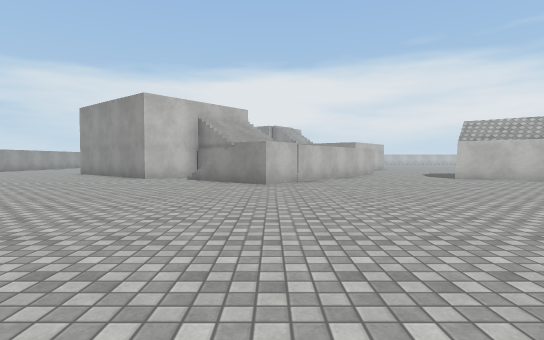
View 1 (above)

23 first-person views from a walk through a scene from a Unity 3-D project. The camera is 1.2 m above the floor, tilts 2° down and sees 80° across. The floor is counted in squares, 2 m on a side. Each view is taken from the middle of a square. On the plan, view 1 faces up. The plan holds only what a view shows up to about 10 squares ahead; the rest is blank. The place goes on beyond the plan. Surface patterns are stand-ins for the level's own textures.

View 2
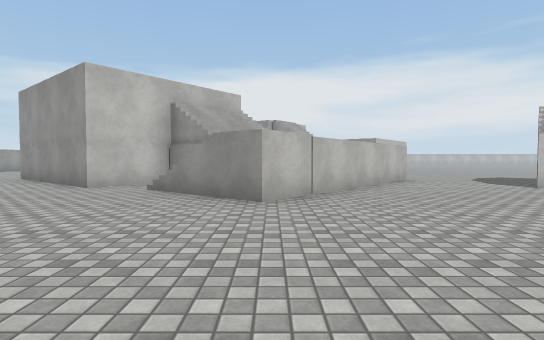

View 3
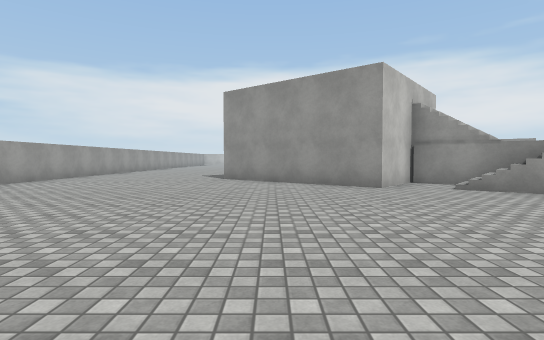

View 4
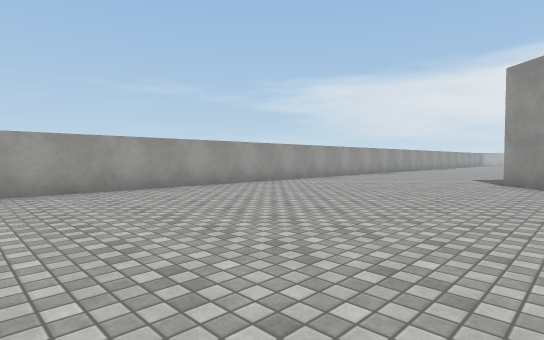

View 5
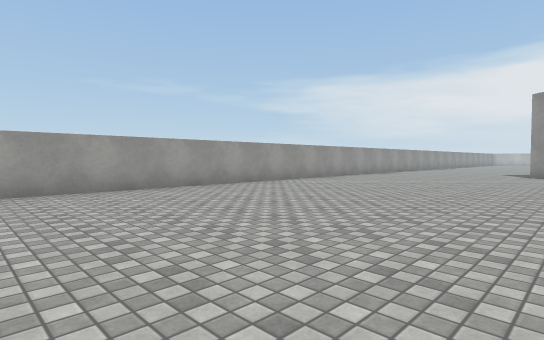

View 6
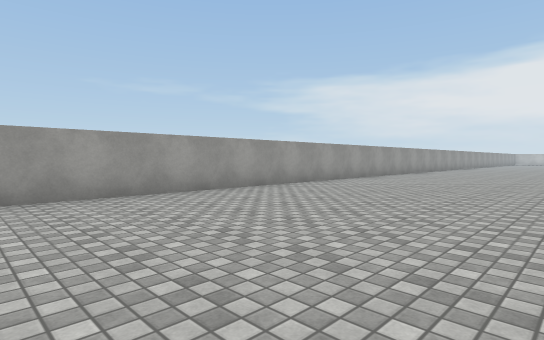

View 7
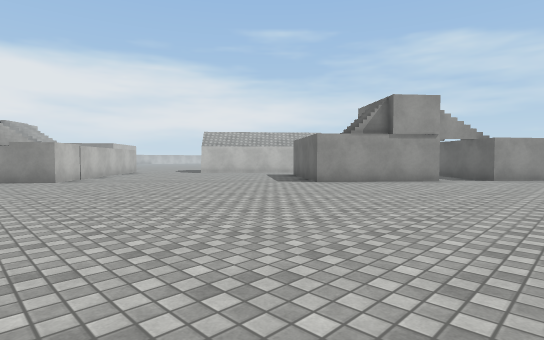

View 8
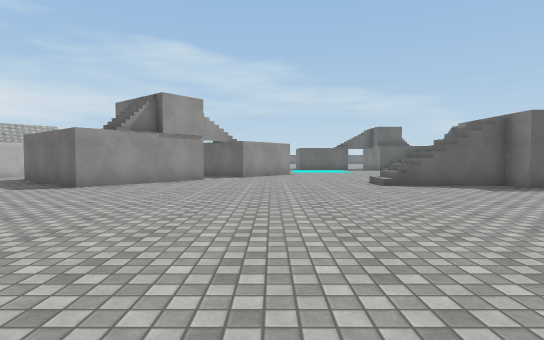

View 9
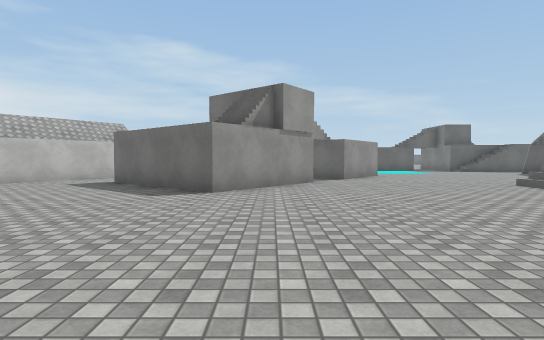

View 10
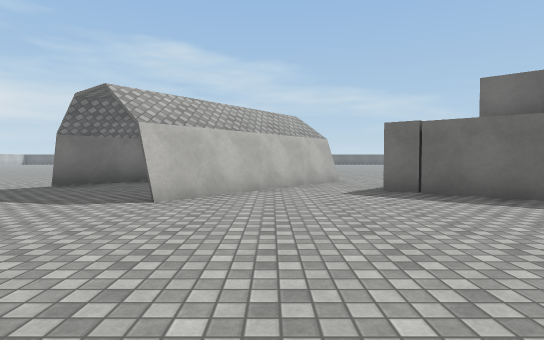

View 11
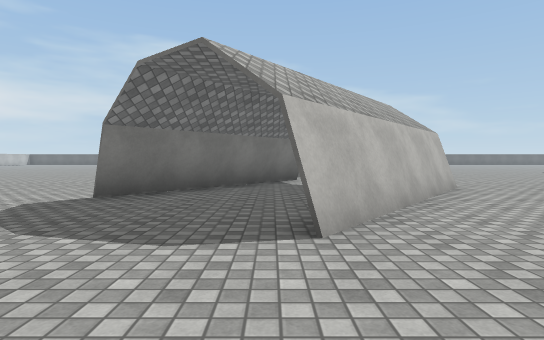

View 12
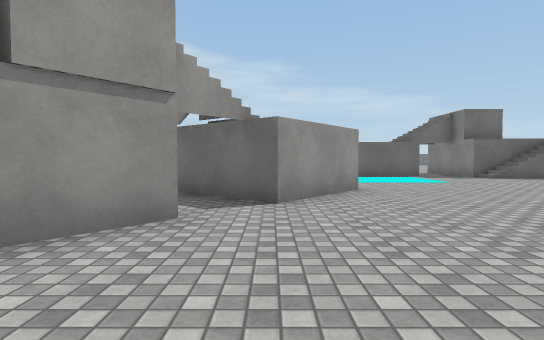

View 13
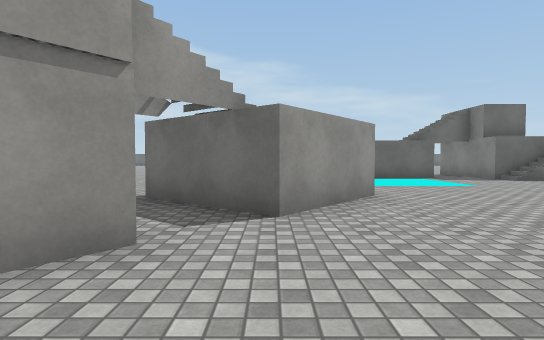

View 14
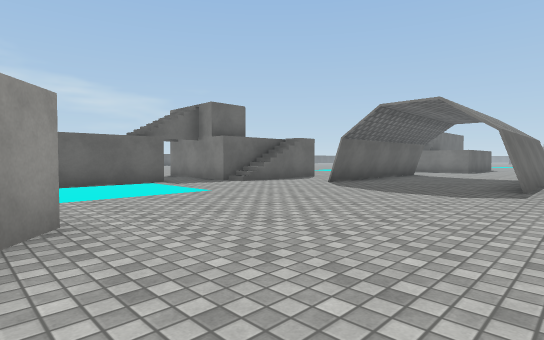

View 15
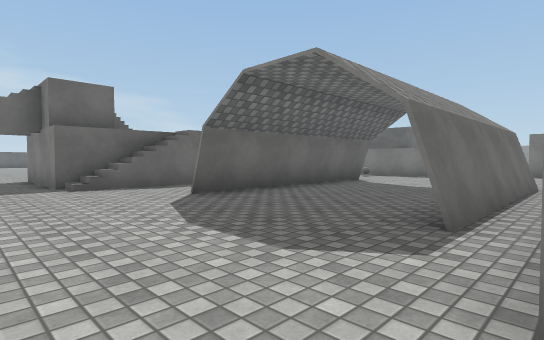

View 16
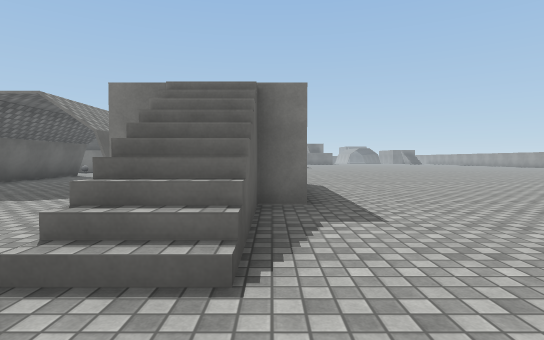

View 17
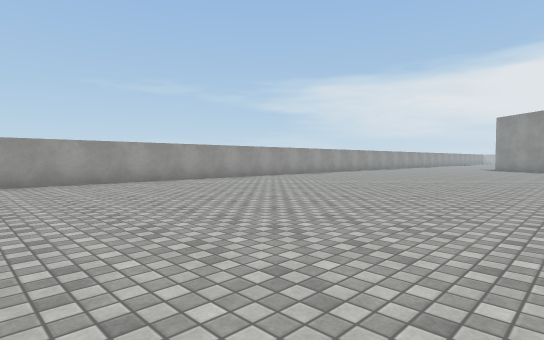

View 18
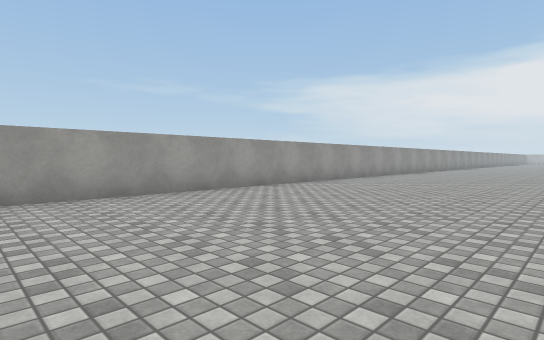

View 19
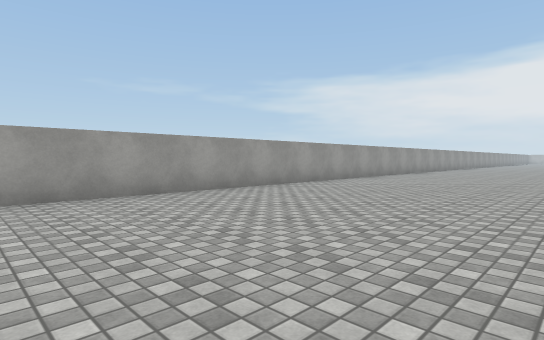

View 20
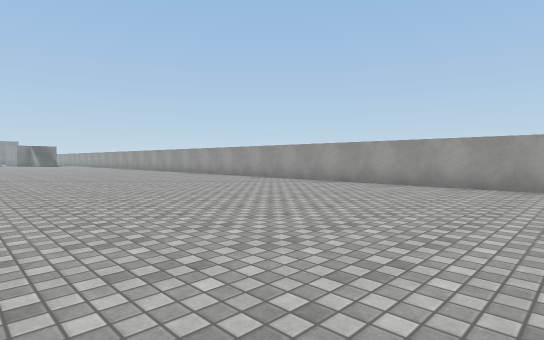

View 21
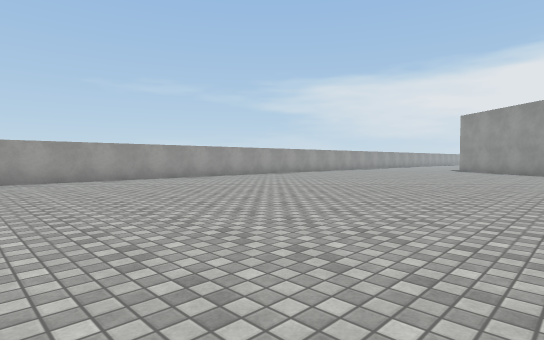

View 22
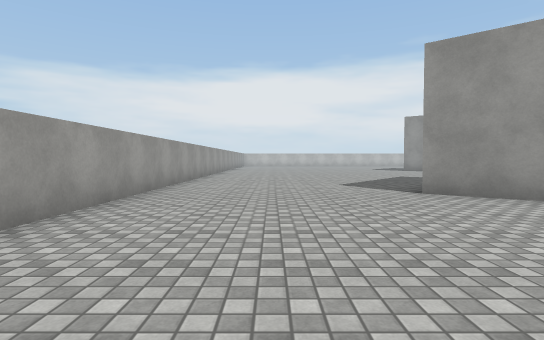

View 23
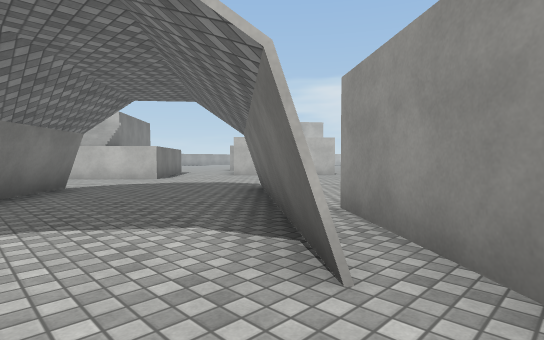

### Floor plan
Key: @ floor where view 1 was taken; # wall or solid block; x gap in a wall; . floor; / step, stairs or slope; = window, fence, low wall or low ledge; v drop or lower ground.
Columns run from 13 left of view 1 to 17 right of it. Each row starts with its distance up from view 1.
 13 #.....##          ...x..
 12 #......##       ##...##..
 11 #.......#####  ##.....####
 10 #........#..#  #........###
  9 #..........####....##....#
  8 #...........##......##.....
  7 #....................##
  6 #........................
  5 #...................# ....
  4 #.................. #  ....
  3 #.................#==   ...
  2 #..................## .....
  1 #...................#..#
  0 #............@........##
 -1 #......................#
 -2 #...........................
 -3 #..........  ...............#
 -4 #..........   ....//........#
 -5 #.........     ...//........#
 -6 #.........    ....///..........
 -7 #......       ....  /....../
 -8 #........    .....  /#...#./
 -9 #........   ......  /v...#./
-10 #........  .......  /v...#
-11 #........ ........   #...#
-12 #........ ........   #...#

Where each view was taken, in squares from view 1:
view 1: 0 up, 0 right, facing up
view 2: 3 up, 0 right, facing up
view 3: 3 up, 6 left, facing up
view 4: 4 up, 6 left, facing up-left
view 5: 0 up, 6 left, facing up-left
view 6: 4 down, 7 left, facing up-left
view 7: 2 down, 2 left, facing up-right
view 8: 1 down, 2 left, facing right
view 9: 2 up, 1 left, facing right
view 10: 8 up, 1 right, facing right
view 11: 10 up, 3 right, facing right
view 12: 0 up, 4 right, facing right
view 13: 0 up, 5 right, facing right
view 14: 1 down, 7 right, facing down-right
view 15: 5 down, 7 right, facing down-right
view 16: 2 down, 5 right, facing down
view 17: 6 down, 4 left, facing up-left
view 18: 10 down, 7 left, facing up-left
view 19: 12 down, 7 left, facing up-left
view 20: 8 down, 5 left, facing down-left
view 21: 4 down, 3 left, facing up-left
view 22: 7 up, 10 left, facing up
view 23: 8 up, 13 right, facing up-left
